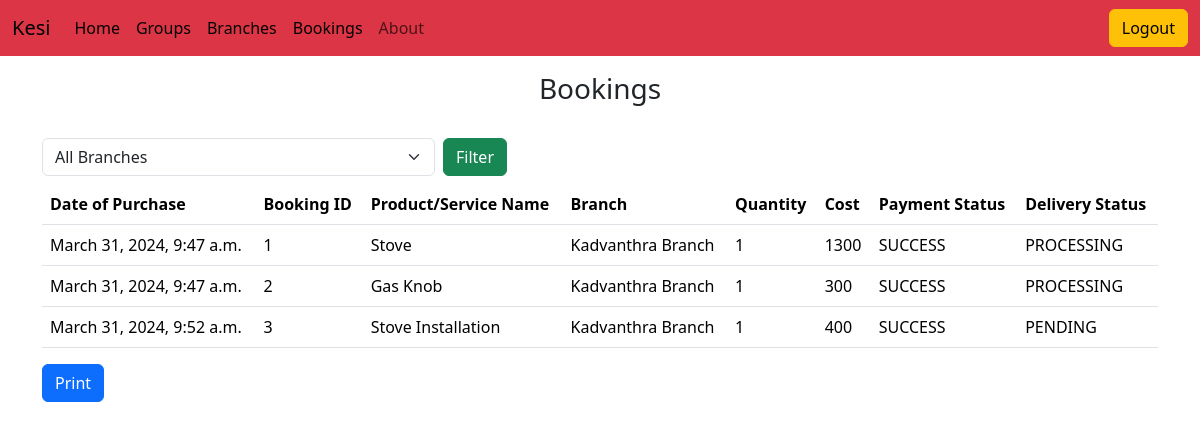
Screenshot of /bookings (signed in) with the database file from the repository.
### agencyapp/models.py (models this page shows)
class Bookings(models.Model):
    product_id = models.ForeignKey(Product, on_delete = models.CASCADE, blank = True, null = True)
    user_id = models.ForeignKey(User, on_delete=models.CASCADE)
    cost = models.IntegerField()
    booking_type = models.CharField(max_length=30, default='PRODUCT')
    product_qty = models.IntegerField(blank = True, null = True)
    payment_status = models.CharField(max_length = 30)
    delivery_status = models.CharField(max_length = 30)
    work_assigned = models.BooleanField(default = False)
    service_id = models.ForeignKey(Service, on_delete=models.CASCADE, blank = True, null = True)
    created_at = models.DateTimeField(auto_now_add = True)

class Product(models.Model):
    product_name = models.CharField(max_length=50)
    product_description = models.CharField(max_length=300)
    product_rate = models.IntegerField(default = 0)
    stock = models.IntegerField(default=0)
    branch_id = models.ForeignKey(Branch, on_delete=models.CASCADE)

class Branch(models.Model):
    branch_name = models.CharField(max_length=50, unique=True)
    branch_location = models.CharField(max_length=50)

class Service(models.Model):
    service_name = models.CharField(max_length = 30)
    service_rate = models.IntegerField()
    service_description = models.CharField(max_length = 300)
    branch_id = models.ForeignKey(Branch, on_delete=models.CASCADE)

### agencyapp/views.py (the view)
# urls.py: path('bookings',views.viewBooking, name="bookings"),
def viewBooking(request):
    bookings = Bookings.objects.all()
    branches = Branch.objects.all()
    filter = None
    if request.method == 'POST' and request.POST['filter-branch'] != "":
        id = request.POST['filter-branch']
        bookings = Bookings.objects.filter(product_id__branch_id = id)
        bookings = bookings.union(Bookings.objects.filter(service_id__branch_id = id))
        filter = branches.get(id = id)
        print(filter.branch_name)
    return render(request, 'admin/bookings.html',{'bookings':bookings, 'branches':branches, 'filter': filter})

### agencyapp/checklogin.py (called while the page is built)
    def __call__(self, request):
        allowed_paths = ['','logins','signup']
        if 'user_id' in request.session or request.path.strip('/') in allowed_paths:
            response = self.get_response(request)
            return response
        else:
            return redirect('loginpage')

### agencyapp/templates/admin/bookings.html (shortened to what this page needs)
<!DOCTYPE html>
<html lang="en">
  <head>
    <link
      href="https://cdn.jsdelivr.net/npm/bootstrap@5.3.2/dist/css/bootstrap.min.css"
      rel="stylesheet"
    />
  </head>
  <body>
    {% include "admin/adminnav.html" %}
    <div class="container mt-3">
      <h3 class="text-center mb-4">Bookings</h3>
      <div class="row">
        <form method="post" action="">
          <div class="col-10 my-2 col-lg-5 d-flex">
            <select
              name="filter-branch"
              id="filter-branch"
              class="form-select me-2"
            >
              <option selected value="">All Branches</option>
            </select>
            <button type="submit" class="btn btn-success">Filter</button>
          </div>
        </form>
        <div id="bookings">
          <table class="table">
            <thead>
              <tr>
                <th scope="col">Date of Purchase</th>
                <th scope="col">Booking ID</th>
                <th scope="col">Product/Service Name</th>
                <th scope="col">Branch</th>
                <th scope="col">Quantity</th>
                <th scope="col">Cost</th>
                <th scope="col">Payment Status</th>
                <th scope="col">Delivery Status</th>
              </tr>
            </thead>
            <tbody>
              {% for booking in bookings %}
              <tr>
                <td>{{booking.created_at}}</td>
                <td scope="row">{{booking.id}}</td>
                {% if booking.booking_type == 'PRODUCT' %}
                <td>{{ booking.product_id.product_name }}</td>
                {% else %}
                <td>{{ booking.service_id.service_name }}</td>
                {% endif %} {% if booking.booking_type == 'PRODUCT' %}
                <td>{{ booking.product_id.branch_id.branch_name }}</td>
                {% else %}
                <td>{{ booking.service_id.branch_id.branch_name }}</td>
                {% endif %}
                <td>{{booking.product_qty}}</td>
                <td>{{ booking.cost }}</td>
                <td>{{booking.payment_status}}</td>
                <td>{{booking.delivery_status}}</td>
              </tr>
              {% endfor %}
            </tbody>
          </table>
        </div>
        <div class="">
          <button
            class="btn btn-primary"
            onclick="printDiv('bookings')"
            type="button"
          >
            Print
          </button>
        </div>
      </div>
    </div>
  </body>
</html>

### rows the page displays
Bookings: created_at "March 31, 2024, 9:47 a.m.", id "1", product_id.product_name "Stove", product_id.branch_id.branch_name "Kadvanthra Branch", product_qty "1", cost "1300", payment_status "SUCCESS", delivery_status "PROCESSING"
Bookings: created_at "March 31, 2024, 9:47 a.m.", id "2", product_id.product_name "Gas Knob", product_id.branch_id.branch_name "Kadvanthra Branch", product_qty "1", cost "300", payment_status "SUCCESS", delivery_status "PROCESSING"
Bookings: created_at "March 31, 2024, 9:52 a.m.", id "3", service_id.service_name "Stove Installation", service_id.branch_id.branch_name "Kadvanthra Branch", product_qty "1", cost "400", payment_status "SUCCESS", delivery_status "PENDING"
